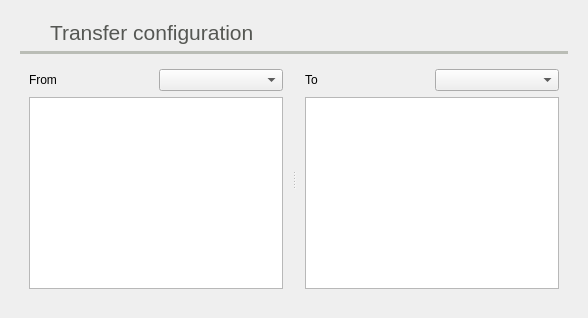
          <widget class="QWidget" name="transfer_tab">
           <property name="toolTip">
            <string>Area transfer settings</string>
           </property>
           <attribute name="icon">
            <iconset resource="../Icons/icons.qrc">
             <normaloff>:/Icons/icons/area_transfer.png</normaloff>:/Icons/icons/area_transfer.png</iconset>
           </attribute>
           <attribute name="title">
            <string>Txfr</string>
           </attribute>
           <attribute name="toolTip">
            <string>Area, Zone, etc related settings</string>
           </attribute>
           <layout class="QHBoxLayout" name="horizontalLayout_12">
            <item>
             <widget class="QFrame" name="frame_40">
              <property name="frameShape">
               <enum>QFrame::Shape::NoFrame</enum>
              </property>
              <property name="frameShadow">
               <enum>QFrame::Shadow::Raised</enum>
              </property>
              <layout class="QGridLayout" name="gridLayout_4">
               <item row="1" column="0" colspan="2">
                <widget class="Line" name="line_26">
                 <property name="palette">
                  <palette>
                   <active>
                    <colorrole role="WindowText">
                     <brush brushstyle="SolidPattern">
                      <color alpha="255">
                       <red>186</red>
                       <green>189</green>
                       <blue>182</blue>
                      </color>
                     </brush>
                    </colorrole>
                   </active>
                   <inactive>
                    <colorrole role="WindowText">
                     <brush brushstyle="SolidPattern">
                      <color alpha="255">
                       <red>186</red>
                       <green>189</green>
                       <blue>182</blue>
                      </color>
                     </brush>
                    </colorrole>
                   </inactive>
                   <disabled>
                    <colorrole role="WindowText">
                     <brush brushstyle="SolidPattern">
                      <color alpha="255">
                       <red>190</red>
                       <green>190</green>
                       <blue>190</blue>
                      </color>
                     </brush>
                    </colorrole>
                   </disabled>
                  </palette>
                 </property>
                 <property name="frameShadow">
                  <enum>QFrame::Shadow::Plain</enum>
                 </property>
                 <property name="lineWidth">
                  <number>4</number>
                 </property>
                 <property name="orientation">
                  <enum>Qt::Orientation::Horizontal</enum>
                 </property>
                </widget>
               </item>
               <item row="0" column="1">
                <widget class="QLabel" name="label_95">
                 <property name="palette">
                  <palette>
                   <active>
                    <colorrole role="WindowText">
                     <brush brushstyle="SolidPattern">
                      <color alpha="255">
                       <red>85</red>
                       <green>87</green>
                       <blue>83</blue>
                      </color>
                     </brush>
                    </colorrole>
                   </active>
                   <inactive>
                    <colorrole role="WindowText">
                     <brush brushstyle="SolidPattern">
                      <color alpha="255">
                       <red>85</red>
                       <green>87</green>
                       <blue>83</blue>
                      </color>
                     </brush>
                    </colorrole>
                   </inactive>
                   <disabled>
                    <colorrole role="WindowText">
                     <brush brushstyle="SolidPattern">
                      <color alpha="255">
                       <red>190</red>
                       <green>190</green>
                       <blue>190</blue>
                      </color>
                     </brush>
                    </colorrole>
                   </disabled>
                  </palette>
                 </property>
                 <property name="font">
                  <font>
                   <pointsize>16</pointsize>
                  </font>
                 </property>
                 <property name="text">
                  <string>Transfer configuration</string>
                 </property>
                </widget>
               </item>
               <item row="0" column="0">
                <widget class="QLabel" name="label_92">
                 <property name="minimumSize">
                  <size>
                   <width>24</width>
                   <height>24</height>
                  </size>
                 </property>
                 <property name="maximumSize">
                  <size>
                   <width>24</width>
                   <height>24</height>
                  </size>
                 </property>
                 <property name="text">
                  <string/>
                 </property>
                 <property name="pixmap">
                  <pixmap resource="../Icons/icons.qrc">:/Icons/icons/area_transfer.png</pixmap>
                 </property>
                 <property name="scaledContents">
                  <bool>true</bool>
                 </property>
                </widget>
               </item>
               <item row="2" column="0" colspan="2">
                <widget class="QSplitter" name="splitter_2">
                 <property name="orientation">
                  <enum>Qt::Orientation::Horizontal</enum>
                 </property>
                 <widget class="QFrame" name="frame_34">
                  <property name="frameShape">
                   <enum>QFrame::Shape::NoFrame</enum>
                  </property>
                  <property name="frameShadow">
                   <enum>QFrame::Shadow::Raised</enum>
                  </property>
                  <layout class="QGridLayout" name="gridLayout_9">
                   <item row="0" column="0">
                    <widget class="QLabel" name="label_41">
                     <property name="text">
                      <string>From</string>
                     </property>
                    </widget>
                   </item>
                   <item row="0" column="1">
                    <widget class="QComboBox" name="fromComboBox"/>
                   </item>
                   <item row="1" column="0" colspan="2">
                    <widget class="QListView" name="fromListView"/>
                   </item>
                  </layout>
                 </widget>
                 <widget class="QFrame" name="frame_35">
                  <property name="frameShape">
                   <enum>QFrame::Shape::NoFrame</enum>
                  </property>
                  <property name="frameShadow">
                   <enum>QFrame::Shadow::Raised</enum>
                  </property>
                  <layout class="QGridLayout" name="gridLayout_30">
                   <item row="0" column="0">
                    <widget class="QLabel" name="label_21">
                     <property name="text">
                      <string>To</string>
                     </property>
                    </widget>
                   </item>
                   <item row="0" column="1">
                    <widget class="QComboBox" name="toComboBox"/>
                   </item>
                   <item row="1" column="0" colspan="2">
                    <widget class="QListView" name="toListView"/>
                   </item>
                  </layout>
                 </widget>
                </widget>
               </item>
              </layout>
             </widget>
            </item>
           </layout>
          </widget>
